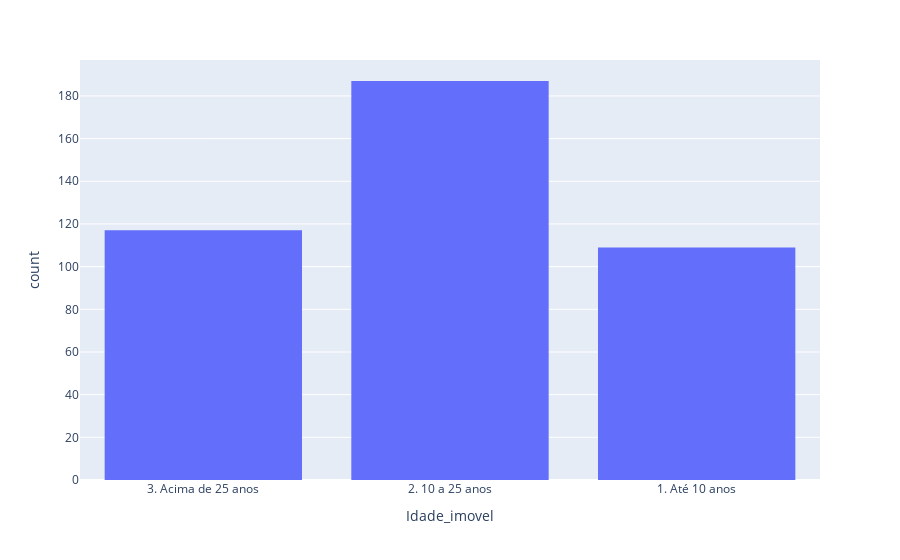

This figure's notebook cell:
### Markdown cell above
O histograma da com a distribuição de frequência absolutas das idades dos imóveis.

### Code cell
fig_hist_t = px.histogram(df_imb, x = "Idade_imovel")
fig_hist_t.show()

### Figure 1 — Plotly figure (JSON) as saved in the notebook; plotly's stock layout.template omitted (floating-point values rounded to 4 significant figures; data arrays with more than 128 entries replaced by an {"elided": "..."} marker saying what was removed)
{"data": [{"alignmentgroup": "True", "bingroup": "x", "hovertemplate": "Idade_imovel=%{x}<br>count=%{y}<extra></extra>", "legendgroup": "", "marker": {"color": "#636efa"}, "name": "", "offsetgroup": "", "orientation": "v", "showlegend": false, "type": "histogram", "x": {"elided": "413 str values"}, "xaxis": "x", "yaxis": "y"}], "layout": {"autosize": true, "barmode": "relative", "legend": {"tracegroupgap": 0}, "margin": {"t": 60}, "xaxis": {"anchor": "y", "autorange": true, "domain": [0, 1], "range": [-0.5, 2.5], "title": {"text": "Idade_imovel"}, "type": "category"}, "yaxis": {"anchor": "x", "autorange": true, "domain": [0, 1], "range": [0, 196.8], "title": {"text": "count"}}}}
